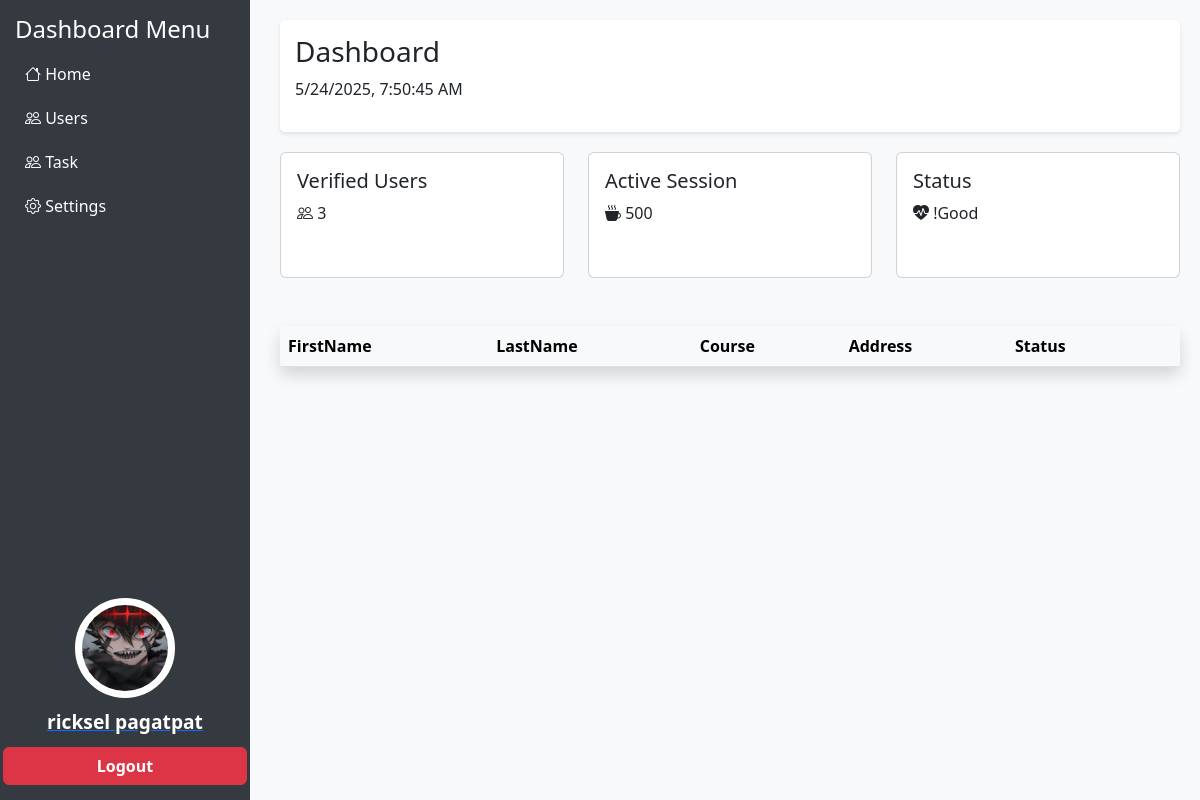
Screenshot of /Admin_side/admin_dashboard.php (signed in) with the database file from the repository.
### tables this page shows
CREATE TABLE `users` (
  `student_id` int(11) NOT NULL,
  `first_name` varchar(45) NOT NULL,
  `last_name` varchar(45) NOT NULL,
  `email` varchar(45) NOT NULL,
  `gender` varchar(45) NOT NULL,
  `phone_number` int(11) NOT NULL,
  `course` varchar(45) NOT NULL,
  `user_address` varchar(45) NOT NULL,
  `birthdate` date NOT NULL,
  `profile_image` varchar(100) DEFAULT NULL,
  `user_password` varchar(100) NOT NULL,
  `verification_code` varchar(255) NOT NULL,
  `is_verified` tinyint(4) DEFAULT 0,
  `date_created` timestamp NOT NULL DEFAULT current_timestamp() ON UPDATE current_timestamp(),
  `role` varchar(50) NOT NULL
);

### Admin_side/admin_dashboard.php (the view, shortened to what this page needs)
<?php
$user_id = $_SESSION['user_id'];
require 'connection.php';
try {
    $stmt = $connection->prepare("SELECT first_name, last_name, course, phone_number, user_address, profile_image FROM users WHERE student_id = :user_id");
    $stmt->bindParam(':user_id', $user_id);
    $stmt->execute();
    $user = $stmt->fetch(PDO::FETCH_ASSOC);
    if ($user) {
        $first_name = $user['first_name'];
        $last_name = $user['last_name'];
        $profile_image = $user['profile_image'] ? $user['profile_image'] : '\profiles\fighting meme.webp';
    }
} catch (Exception $e) {
    $first_name = "Error";
    $last_name = "User";
    $course = "";
    $phone_number = "";
    $user_address = "";
    $profile_image = '\profiles\fighting meme.webp';
}
try {
    $stmt = $connection->prepare("SELECT COUNT(*) AS total_verified_users FROM users WHERE is_verified = 1");
    $stmt->execute();
    $result = $stmt->fetch(PDO::FETCH_ASSOC);
    $total_verified_users = $result['total_verified_users'];
} catch (Exception $e) {
    $total_verified_users = "Error";
}
?>
<!DOCTYPE html>
<html lang="en">
<head>
    <link href="https://cdn.jsdelivr.net/npm/bootstrap@5.3.0/dist/css/bootstrap.min.css" rel="stylesheet">
    <link rel="stylesheet" href="https://cdn.jsdelivr.net/npm/bootstrap-icons/font/bootstrap-icons.css">
    <link rel="stylesheet" href="dash.css">
</head>
<body>
    <div class="sidebar">
        <div>
            <h4>Dashboard Menu</h4>
            <a href="admin_dashboard.php" class="bi bi-house"> Home</a>
            <a href="#" class="bi bi-people"> Users</a>
            <a href="admin_task.php" class="bi bi-people"> Task</a>
            <a href="#" class="bi bi-gear"> Settings</a>
        </div>
        <div class="row">
            <button type="button" class="btn btn-link p-0 profile-btn" data-bs-toggle="modal" data-bs-target="#editProfileModal">
                <img src="<?php echo htmlspecialchars($profile_image); ?>" alt="Profile Picture" class="img-thumbnail profile-img col">
                <p class="profile-name col"><?php echo htmlspecialchars($first_name . ' ' . $last_name); ?></p>
            </button>
            <button class="btn btn-danger w-100 logoutBtn">Logout</button>
        </div>
    </div>
    <div class="content">
        <div class="dashboard-header">
            <h3>Dashboard</h3>
            <p id="dateTime"></p>
        </div>
        <div class="row">
            <div class="col-md-4 equal-height">
                <div class="card w-100">
                    <div class="card-body">
                        <h5 class="card-title "> Verified Users</h5>
                        <p class="card-text bi-people"> <?php echo htmlspecialchars($total_verified_users); ?></p>
                    </div>
                </div>
            </div>
            <div class="col-md-4 equal-height">
                <div class="card w-100">
                    <div class="card-body">
                        <h5 class="card-title">Active Session</h5>
                        <p class="bi-cup-hot-fill"> 500</p>
                    </div>
                </div>
            </div>
            <div class="col-md-4 equal-height">
                <div class="card w-100">
                    <div class="card-body">
                        <h5 class="card-title"> Status</h5>
                        <p class="bi-heart-pulse-fill"> !Good</p>
                    </div>
                </div>
            </div>
        </div>
        <div class="container mt-5 ">
            <div class="row">
                <table class="table table-light shadow p-3 mb-5 bg-white rounded">
                    <thead class="thead-dark">
                        <tr>
                            <th scope="col">FirstName</th>
                            <th scope="col">LastName</th>
                            <th scope="col">Course</th>
                            <th scope="col">Address</th>
                            <th scope="col">Status</th>
                            <th></th>
                        </tr>
                    </thead>
                </table>
            </div>
        </div>
</body>
</html>

### Admin_side/dash.css (style rules this page uses)
body { background-color: #f8f9fa; }
.sidebar { width: 250px; height: 100vh; position: fixed; background-color: #343a40; color: white; padding: 15px; display: flex; flex-direction: column; justify-content: space-between; }
.sidebar a { color: white; text-decoration: none; display: block; padding: 10px; }
.content { margin-left: 260px; padding: 20px; }
.card { margin-bottom: 20px; height: 100%; }
.logoutBtn { margin-top: auto; }
.img-thumbnail { width: 80px; height: 80px; border-radius: 50%; border: 3px solid white; }
.dashboard-header { background-color: white; padding: 15px; border-radius: 5px; box-shadow: 0 2px 4px rgba(0, 0, 0, 0.1); margin-bottom: 20px; }
.equal-height { display: flex; align-items: stretch; }
.profile-btn { border: none; background: none; padding: 0; cursor: pointer; }
.profile-img { width: 100px; height: 100px; border-radius: 50%; object-fit: cover; margin-bottom: 10px; }
.profile-name { font-size: 1.2rem; font-weight: bold; color: #ffffff; margin: 0; }
.logoutBtn { margin-top: 10px; font-size: 1rem; font-weight: bold; }

### rows the page displays
users: profile_image (picture), first_name+last_name "ricksel pagatpat"

### other values shown
$total_verified_users "3"
